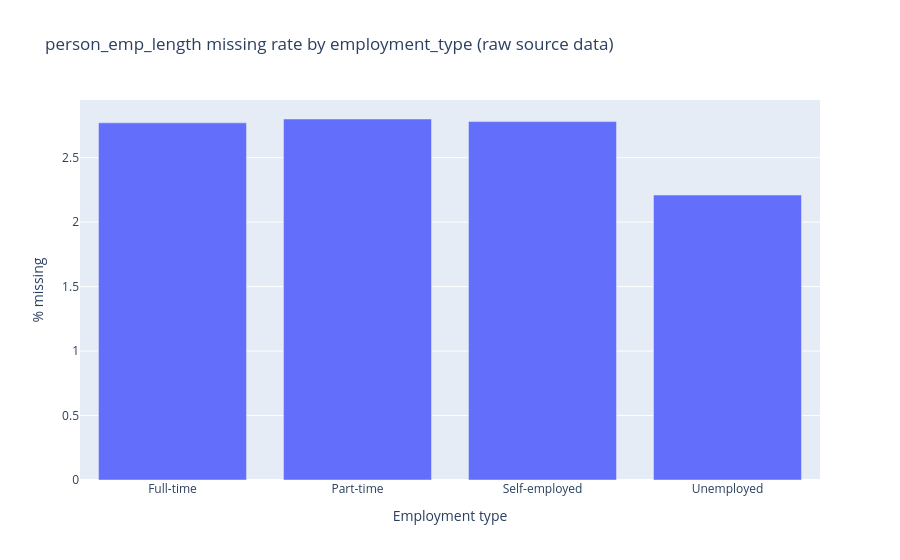

The notebook cell this image was saved under:
### Code cell
missing_emp_by_type = (raw.groupby('employment_type')['person_emp_length']
                        .apply(lambda s: s.isna().mean() * 100)
                        .round(2)
                        .reset_index(name='pct_missing'))

fig_missing_emp = px.bar(
    missing_emp_by_type, x='employment_type', y='pct_missing',
    title='person_emp_length missing rate by employment_type (raw source data)',
    labels={'pct_missing': '% missing', 'employment_type': 'Employment type'},
)
fig_missing_emp.show()
missing_emp_by_type

### Figure 1 — Plotly figure (JSON) as saved in the notebook; plotly's stock layout.template omitted (floating-point values rounded to 4 significant figures)
{"data": [{"hovertemplate": "Employment type=%{x}<br>% missing=%{y}<extra></extra>", "legendgroup": "", "marker": {"color": "#636efa", "pattern": {"shape": ""}}, "name": "", "orientation": "v", "showlegend": false, "textposition": "auto", "type": "bar", "x": ["Full-time", "Part-time", "Self-employed", "Unemployed"], "xaxis": "x", "y": [2.77, 2.8, 2.78, 2.21], "yaxis": "y"}], "layout": {"barmode": "relative", "legend": {"tracegroupgap": 0}, "title": {"text": "person_emp_length missing rate by employment_type (raw source data)"}, "xaxis": {"anchor": "y", "domain": [0.0, 1.0], "title": {"text": "Employment type"}}, "yaxis": {"anchor": "x", "domain": [0.0, 1.0], "title": {"text": "% missing"}}}}
